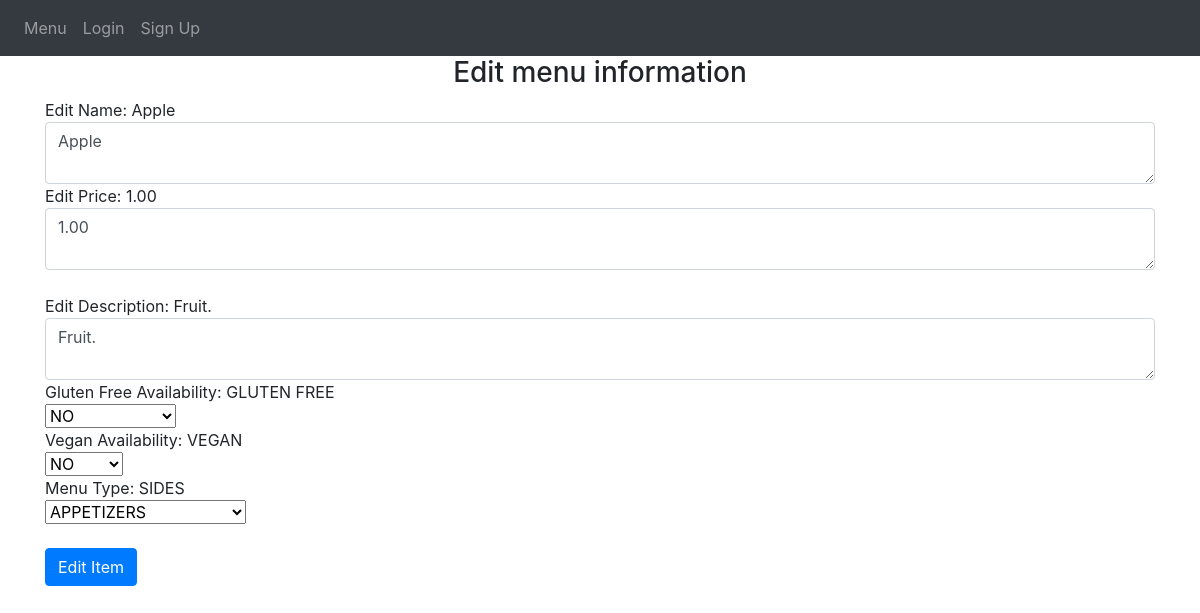
Before: /edit_redirect/1 with the older database file.
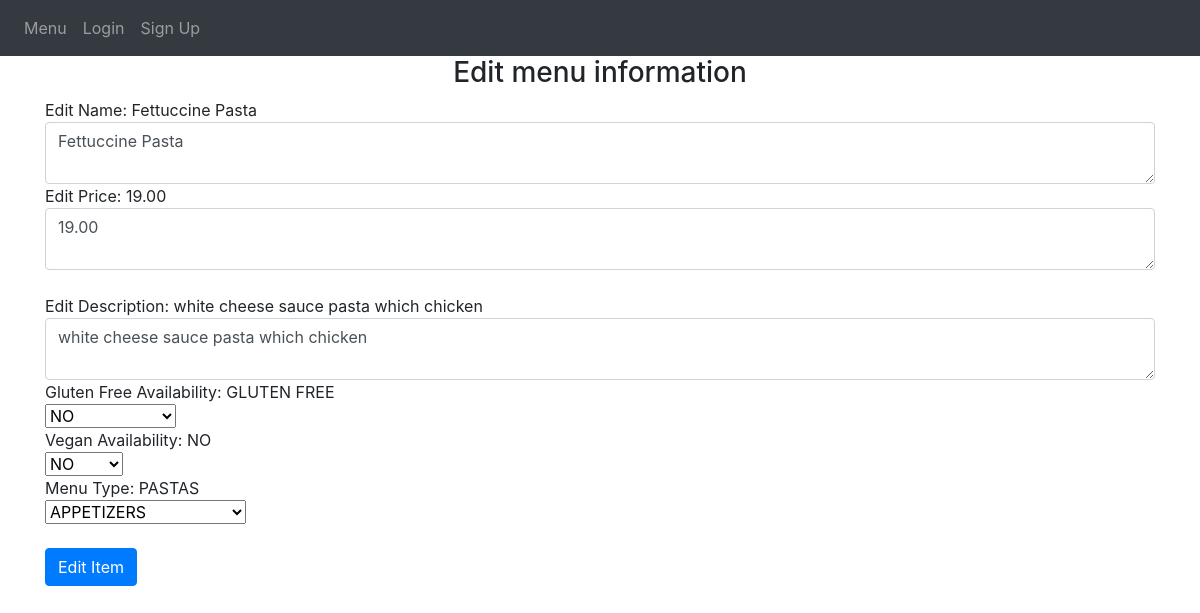
After: the same page with the newer database file.
### avanzareApp/models.py (models this page shows)
class Menu(db.Model):
    id = db.Column(db.Integer, primary_key=True)
    name = db.Column(db.String(150), unique=True)
    price = db.Column(db.String(150))
    description = db.Column(db.String(10000))
    menu_type = db.Column(db.String(150))
    gluten_free = db.Column(db.String(150))
    vegan = db.Column(db.String(150))
    date = db.Column(db.DateTime(timezone=True), default=func.now())
    user_id = db.Column(db.Integer, db.ForeignKey('user.id'))

### avanzareApp/views.py (the view, shortened to what this page needs)
@views.route('/edit_redirect/<int:id>', methods=['GET', 'POST'])
def edit_redirect(id):
    item = Menu.query.filter(Menu.id == id).first()
    return render_template('edit_menu_item.html', item=item, user=current_user)

### avanzareApp/templates/edit_menu_item.html (shortened to what this page needs)
{% extends "base.html" %} {% block title %}Home{% endblock %}
{% block content %}
<form method="POST">
    <h3 align="center">Edit menu information</h3>
    <div>Edit Name: {{item.name}}</div>
    <textarea   type="name"
                class="form-control"
                id="name"
                name="name">{{item.name}}</textarea>
    <div>Edit Price: {{item.price}}</div>
    <textarea   type="price"
                class="form-control"
                id="price"
                name="price">{{item.price}}</textarea>
    <br />
    <div>Edit Description: {{item.description}}</div>
    <textarea   type="description"
                class="form-control"
                id="description"
                name="description">{{item.description}}</textarea>
    <div>Gluten Free Availability: {{ item.gluten_free }}</div>
    <select class="selectpicker" type="gluten_free" id="gluten_free" name="gluten_free">
        <option>NO</option>
    </select>
    <div>Vegan Availability: {{ item.vegan }}</div>
    <select class="selectpicker" type="vegan" id="vegan" name="vegan">
        <option>NO</option>
    </select>
    <div>Menu Type: {{ item.menu_type }}</div>
    <select class="selectpicker" type="menu_type" id="menu_type" name="menu_type">
      <optgroup label="DINNER MENU" >
        <option>APPETIZERS</option>
      </optgroup>
    </select>
    <br />
    <br />
    <button type="submit" class="btn btn-primary">Edit Item</button>
</form>
{% endblock %}

### avanzareApp/templates/base.html (shortened to what this page needs)
<!DOCTYPE html>
<html lang="en">
<head>
    <link
      rel="stylesheet"
      href="https://stackpath.bootstrapcdn.com/bootstrap/4.4.1/css/bootstrap.min.css"
    />
    <link
      rel="stylesheet"
      href="https://stackpath.bootstrapcdn.com/font-awesome/4.7.0/css/font-awesome.min.css"
    />
    <link rel="stylesheet" href="style.css">
</head>
<body>
    <nav class="navbar navbar-expand-lg navbar-dark bg-dark">
        <div class="collapse navbar-collapse" id="navbar">
            <div class="navbar-nav">
                {% if user.is_authenticated %}
                    {% if user.email == "headChef@gmail.com" %}
                        <a class="nav-item nav-link" id="edit_menu" href="/add-menu-item">Edit Menu</a>
                        <a class="nav-item nav-link" id="view_orders" href="/view-orders">View Orders</a>
                    {% endif %}
                    <a class="nav-item nav-link" id="home" href="/">Home</a>
                    <a class="nav-item nav-link" id="user_home" href="/user_home">User Home</a>
                    <a class="nav-item nav-link" id="order" href="/order">Order</a>
                    <a class="nav-item nav-link" id="logout" href="/logout">Logout</a>
                {% else %}
                    <a class="nav-item nav-link" id="menu" href="/start_page">Menu</a>
                    <a class="nav-item nav-link" id="login" href="/login">Login</a>
                    <a class="nav-item nav-link" id="signup" href="/sign-up">Sign Up</a>
                {% endif %}
            </div>
        </div>
    </nav>
    <div class="container">
    {% block content %}
    {% endblock %}
    </div>
</body>
</html>

Changed rows visible on the page:
changed Menu "GLUTEN FREE": name "Apple" → "Fettuccine Pasta"; price "1.00" → "19.00"; description "Fruit." → "white cheese sauce pasta which chicken"; vegan "VEGAN" → "NO"; menu_type "SIDES" → "PASTAS"
